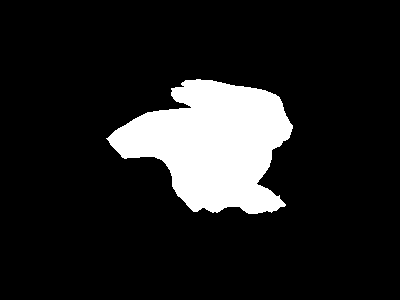
%> input picture label/Sample4.png, 400 x 300 px
$ octave Main_1Case.m   (GNU Octave 9; MATLAB toolbox functions it lacks are replaced by stand-ins)
%> lines starting %> are read from the running program, lines starting %| are printed output that depends on the picture; in (x1, y1, x2, y2) boxes, pixels count from 0 and x2, y2 are one past the last pixel; in counts of white or black regions, pixels touching at a corner belong together; the program's own positions count from 1
clc, clear, close all;

%%
% Mask = imread('Sample1.png');
% Mask = imread('Sample2.png');
% Mask = imread('Sample3.png');
Mask = imread('Sample4.png');
%> Mask is the input picture: size 300x400 uint8; 12.9% white; 1 white region, box (x1, y1, x2, y2) and area: (106, 79, 293, 214) 15513
% Mask = imread('Sample5.png');
% Mask = imread('Sample6.png');
% Mask = imread('Temp.png');
%%

%%
imwrite(Mask,'Mask.png');
Mask = im2double(Mask);
Blur = Mask;
Blur = ~Blur;
DistTrans = bwdist(Blur,'euclidean');
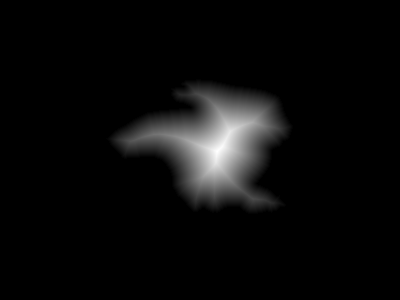
%> DistTrans: size 300x400 single; min 0, max 51.04, mean 2.2; drawn with min black and max white
Power = DistTrans.^0.5;
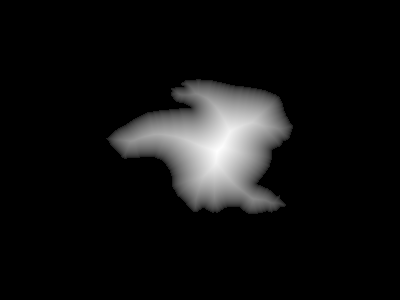
%> Power: size 300x400 single; min 0, max 7.14, mean 0.494; drawn with min black and max white
Normalization = (Power-min(min(Power)))./(max(max(Power))-min(min(Power)));
%%

%%
B = Mask.*Normalization;
D = Mask-Mask.*Normalization;
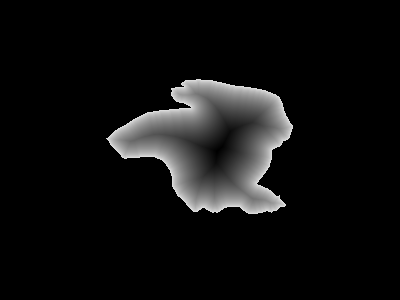
%> D: size 300x400 single; min 0, max 0.86, mean 0.0601
figure;
subplot(121);
imshow(B);
title('B','Interpreter','latex','FontName','Times New Roman','FontSize',10);
imwrite(B,'B.png');
subplot(122);
imshow(D);
title('D','Interpreter','latex','FontName','Times New Roman','FontSize',10);
imwrite(D,'D.png');
%%

%%
ConvetSB = Normalization;
ConvetWB = Normalization;
for i = 1:size(Normalization,1)
    for j = 1:size(Normalization,2)
         ConvetSB(i,j) = Normalization(i,j).*Function_Theta(Normalization(i,j));
         ConvetWB(i,j) = Normalization(i,j).*Function_Gamma(Normalization(i,j));
    end
end
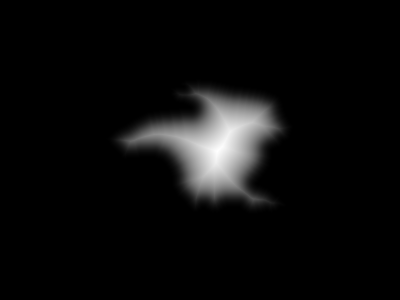
%> ConvetSB: size 300x400 single; min 0, max 1, mean 0.0466
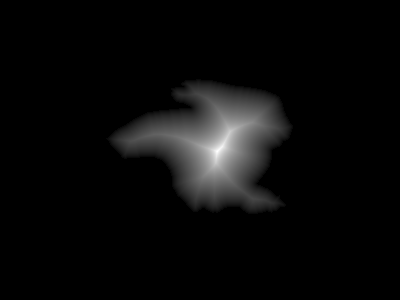
%> ConvetWB: size 300x400 single; min 0, max 1, mean 0.0392
ConvetSB = im2double(ConvetSB);
%> ConvetSB: size 300x400 double
ConvetWB = im2double(ConvetWB);
%> ConvetWB: size 300x400 double
SB = Mask.*ConvetSB;
WB = Mask.*ConvetWB;
SD = Mask-Mask.*ConvetSB;
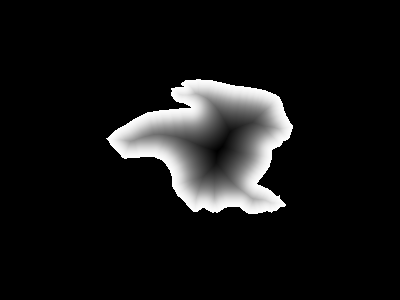
%> SD: size 300x400 double; min 0, max 0.994, mean 0.0827
WD = Mask-Mask.*ConvetWB;
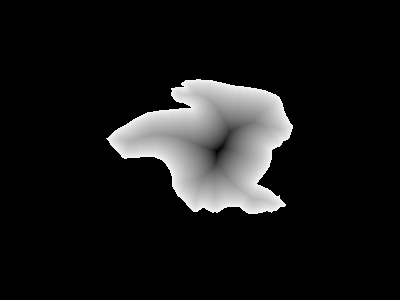
%> WD: size 300x400 double; min 0, max 0.958, mean 0.09
figure;
subplot(221);
imshow(SB);
title('SB','Interpreter','latex','FontName','Times New Roman','FontSize',10);
imwrite(SB,'SB.png');
subplot(222);
imshow(SD);
title('SD','Interpreter','latex','FontName','Times New Roman','FontSize',10);
imwrite(SD,'SD.png');
subplot(223);
imshow(WB);
title('WB','Interpreter','latex','FontName','Times New Roman','FontSize',10);
imwrite(WB,'WB.png');
subplot(224);
imshow(WD);
title('WD','Interpreter','latex','FontName','Times New Roman','FontSize',10);
imwrite(WD,'WD.png');
%%

$ run again, with label/Sample1.png copied over label/Sample4.png
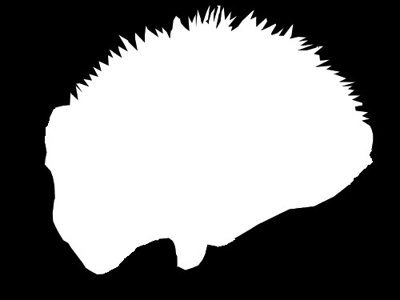
%> input picture label/Sample1.png, 400 x 300 px
%> Mask is the input picture: size 300x400 uint8; min 0, max 255, mean 124.9
%> Mask: size 300x400 double
%> `Blur = ~Blur;`:
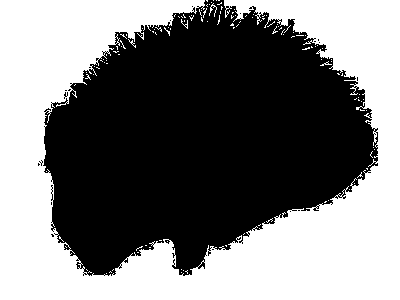
%> Blur: size 300x400 logical; 47.7% white; 130 white regions (127 under 20 px), largest, box (x1, y1, x2, y2) and area: (0, 0, 400, 300) 56744, (209, 3, 217, 17) 33, (181, 19, 188, 29) 21
%> `WD = Mask-Mask.*ConvetWB;`:
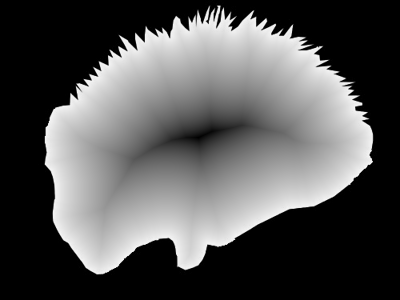
%> WD: size 300x400 double; min 0, max 0.968, mean 0.331

$ run again, with label/Sample5.png copied over label/Sample4.png
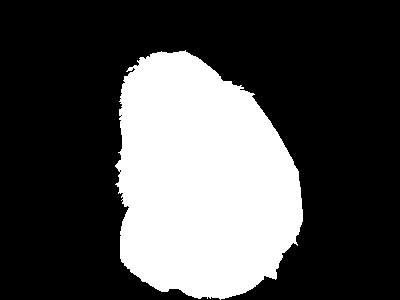
%> input picture label/Sample5.png, 400 x 300 px
%> Mask is the input picture: size 300x400 uint8; 29.9% white; 1 white region, box (x1, y1, x2, y2) and area: (115, 50, 303, 300) 35886
%> after the loop `for i = 1:size(Normalization,1)`:
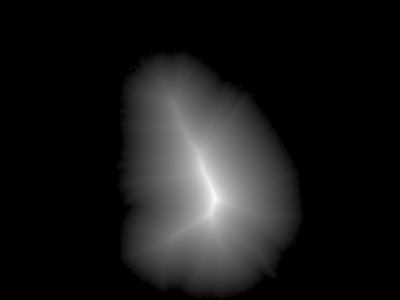
%> ConvetWB: size 300x400 single; min 0, max 1, mean 0.098
%> `WD = Mask-Mask.*ConvetWB;`:
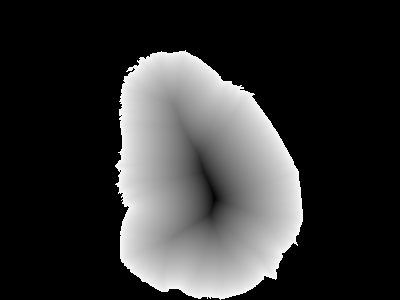
%> WD: size 300x400 double; min 0, max 0.972, mean 0.201

$ run again, with label/Temp.png copied over label/Sample4.png
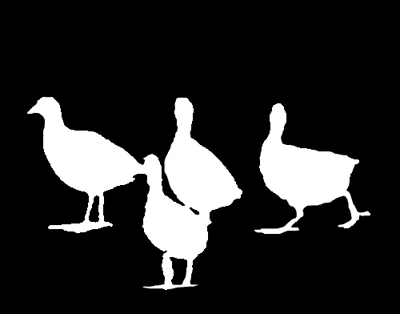
%> input picture label/Temp.png, 400 x 314 px
%> Mask is the input picture: size 314x400 uint8; min 0, max 255, mean 41.5
%> Mask: size 314x400 double
%> Blur: size 314x400 logical; 81.1% white; 107 black regions (101 under 20 px), largest, box (x1, y1, x2, y2) and area: (25, 96, 243, 291) 16570, (249, 102, 371, 237) 6748, (194, 109, 198, 122) 27, (167, 289, 179, 295) 27, (38, 120, 43, 129) 25, (293, 141, 301, 146) 21
%> `WD = Mask-Mask.*ConvetWB;`:
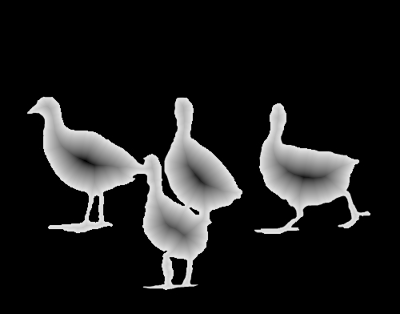
%> WD: size 314x400 double; min 0, max 0.938, mean 0.114
